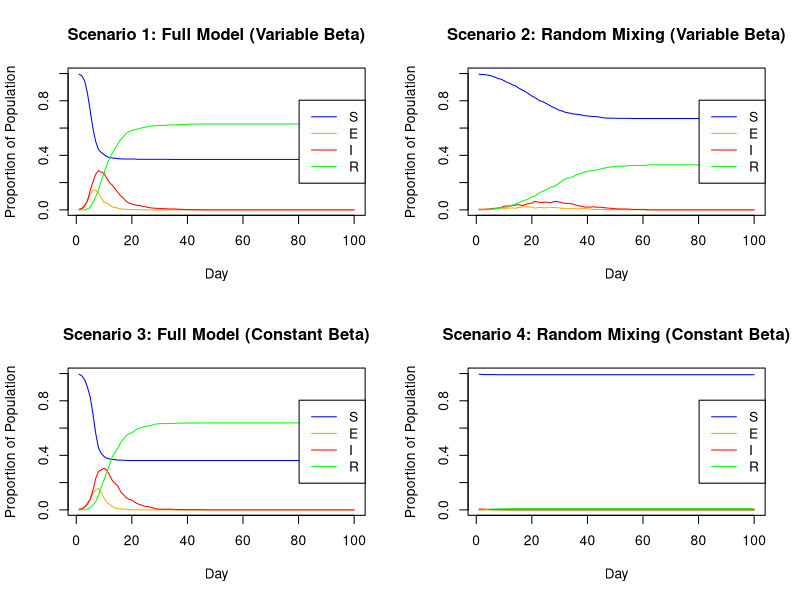

Write the R code that produced this figure.
#  Statistical Programming Group Project 2
#  Group 18 Members and Contributions:
#  Farah Nur Jannah Binti Farok (S2891743): Sections 1 and 2
#  Marta Gorecka (S1866561): Sections 2 & 3
#  Farell Zevic (S2810226): Sections 4 and 5
# ----------------------------------------------------------------

# ------------------------ 1. Household distribution ---------------------------
# n %/% hmax is the min num of households needed if all had hmax people
# +1 to have extra households in case division is not exact
# replace=TRUE allows repeated household sizes
# [1:n] trims the vector to exactly n people

set.seed(0)
n <- 1000 # population test size
hmax <- 5 # max household size
h <- rep(1:(n %/% hmax + 1), sample(1:hmax, n %/% hmax + 1, replace=TRUE))[1:n]


# ------------------------- 2.  Network of regular contacts --------------------
# function to generate non-household contacts
beta <- runif(n, 0, 1) #n vector of βi
get.net <- function(beta, h, nc = 15) {
  # beta = sociability vector all individuals
  # h = household membership vector
  # nc = average number of non-household contacts per person
  n <- length(beta) # total number of people
  bm <- mean(beta) # mean of vector beta
  contacts <- vector("list", n) # create empty list for each person
  
  for (i in seq_len(n)) {
    non_household <- which(h != h[i]) # identify people NOT in the same household as person i
    probij <- nc * beta[i] * beta[non_household] / (bm^2 * (n-1)) # probability links
    isampled <- runif(length(non_household)) < probij # randomly sample which non-householders to pick
    sampled <- non_household[isampled] # sampled non-householders
    contacts[[i]] <- sampled
    }
  # make the link bidirectional
  # ensure if person i lists person j as a contact, then person j also lists person i as a contact
  for (i in 1:n) {
    for (j in contacts[[i]] ) {
      # check if the reverse link (j -> i) already exists
      if (! (i %in% contacts[[j]]) ) { 
        contacts[[j]] <- c(contacts[[j]], i) # add i to j's contact list if bidirectional link does not exist
      }}}
  return(contacts) 
}

# --------------------------- 3. SEIR model implementation ---------------------
# n = number of people
# βi = sociability parameter for ith person
# h = n vector of indicating which household the person belongs to
# beta = n vector of βi; 
# nt = number of days to simulate 
# pinf = proportion of the initial population to *randomly* start in the I state'

alink <- get.net(beta, h, nc = 15) # non-household contacts
nseir <- function(beta, h, alink, alpha=c(.1,.01,.01), delta=.2, gamma=.4, nc=15, nt = 100, pinf = .005) {

# calculate combined infection rate using alpha
# Find the total pool of people that could be encountered daily.
# Assign probabilities depending on which group they are from.
# Get the total probability:
# Probability of NOT getting infected: Pnotinf = (1-alpha_h)*(1-alpha_c)*(1-alpha_r)
# Probability of getting infected: Pinf = 1 - Pnotinf = 1 - (1-alpha_h)*(1-alpha_c)*(1-alpha_r)
# Update SEIR states
  
  bm <- mean(beta)
  n <- length(beta)
  x <- rep(0,n) # vector x to store the infection state
  ni = round(pinf*n) # number of infected people
  iinf <- sample(1:n,ni) # randomly select the infectious people
  x[iinf] <- 2 # set those infected people to stage "2" (E->I)
  S <- E <- I <- R <- numeric(nt) #set up storage for pop in each state
  S[1] <- n-ni # initial susceptible people = all - infected
  I[1]<-ni # initial infected people
  
  for (t in 2:nt){ # infecting process to start the day after the initial infections happened
    for (i in iinf){
      household <- which(h == h[i])
      if (length(alink[[i]]) == 0 ) { # pretty sure NA shouldn't appear at all, but I couldn't figure out how to fix it
        next
      }
      else{
        ipluscontacts <- c(alink[[i]],i)
        randmix <- setdiff(1:n, c(household, ipluscontacts))
        randmixsampled <- sample(randmix, nc) 
        alldaily <- c(household, alink[[i]], randmixsampled) # all people person i might encounter
        probh <- 0; probc <-0; probr <-0 # reset probabilities after every run
        
        for (j in alldaily){
          if (x[j] == 0){
            if (is.na(h[j])){
              next
            }
            else if (h[i] == h[j]){
              probh <- alpha[1] # household
            }
            else if (j %in% alink[[i]]){
              probc <- alpha[2] # contacts 
            }
            probr <- alpha[3] * nc * beta[i] * beta[j] / (bm^2 * (n-1)) # random mixing
            Pinf = 1 - (1-probh)*(1-probc)*(1-probr) # calculate total probability 
            if (runif(1) < Pinf) {
              x[j] <- 1
              }
          }
        }
      }
    }
    u <- runif(n)
    x[x == 2 & u < delta] <- 3   # I -> R
    x[x == 1 & u < gamma] <- 2   # E -> I
    iinf <- which(x == 2) # update infected people
    
    # store number of people in each state
    S[t] <- sum(x == 0) 
    E[t] <- sum(x == 1)
    I[t] <- sum(x == 2)
    R[t] <- sum(x == 3)
    
  }
  return(list(S=S,E=E,I=I,R=R,t=1:nt))
}

# ------------------ 4. Visualization of SEIR population states ----------------
plot.nseir <- function(result, main_title) {
  n <- result$S[1] + result$E[1] + result$I[1] + result$R[1]
  
  plot(result$t, result$S / n, type = "l", col = "blue",
       xlab = "Day", ylab = "Proportion of Population",
       ylim = c(0, 1), main = main_title)
  lines(result$t, result$E / n, col = "orange")
  lines(result$t, result$I / n, col = "red")
  lines(result$t, result$R / n, col = "green")
  
  legend("right", legend = c("S", "E", "I", "R"),
         col = c("blue", "orange", "red", "green"), lty = 1)
}

# ------------------ 5. Scenario-based SEIR model comparison -------------------
set.seed(50)

n <- 1000
nt <- 100
beta_vector <- runif(n, 0, 1)
h_households <- rep(1:(n %/% 5 + 1), sample(1:5, n %/% 5 + 1, replace=TRUE)) [1:n]
beta_bar_vector <- rep(mean(beta_vector), n)

par(mfrow = c(2, 2))

# Scenario 1: full model with variable beta
alink_full <- get.net(beta = beta_vector, h = h_households)
result_full <- nseir(beta = beta_vector, h = h_households, alink = alink_full)
plot.nseir(result_full, "Scenario 1: Full Model (Variable Beta)")

# Scenario 2: random mixing with variable beta
alpha_random_mixing <- c(0, 0, 0.4)
result_random <- nseir(beta = beta_vector, h = h_households, alink = alink_full,
                       alpha = alpha_random_mixing)
plot.nseir(result_random, "Scenario 2: Random Mixing (Variable Beta)")

# Scenario 3: full fodel with constant beta
alink_homog <- get.net(beta = beta_bar_vector, h = h_households)
result_homog <- nseir(beta = beta_bar_vector, h = h_households, alink = alink_homog)
plot.nseir(result_homog, "Scenario 3: Full Model (Constant Beta)")

# Scenario 4: random mixing with constant beta
result_rand_homog <- nseir(beta = beta_bar_vector, h = h_households, alink = alink_homog,
                           alpha = alpha_random_mixing)
plot.nseir(result_rand_homog, "Scenario 4: Random Mixing (Constant Beta)")
par(mfrow = c(1, 1))
